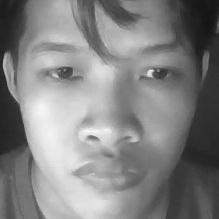
#> input picture PhanMemDiemDanh/DiemDanh/dataset/User.123456.13.jpg, 219 x 219 px, given in place of the camera
$ python train_face.py
#> lines starting #> are read from the running program, lines starting #| are printed output that depends on the picture; after the words box and inside, x2 and y2 are one past the last pixel; in counts of white or black regions, pixels touching at a corner belong together
import cv2
import os
import numpy as np
from PIL import Image

# ==============================
# 1. Cấu hình
# ==============================
student_id = 5   # Đổi ID cho bạn (VD: 5)
student_name = "TestUser"  # Tên của bạn
dataset_path = "dataset"
trainer_path = "trainer"
face_cascade_path = "home/haarcascade/haarcascade_frontalface_default.xml"

# ==============================
# 2. Thu thập dữ liệu
# ==============================
def collect_faces():
    # Dùng CAP_DSHOW để tránh lỗi grab frame trên Windows
    cam = cv2.VideoCapture(0, cv2.CAP_DSHOW)
    face_cascade = cv2.CascadeClassifier(face_cascade_path)

    if not os.path.exists(dataset_path):
        os.makedirs(dataset_path)

    print("📸 Đang chụp ảnh khuôn mặt. Nhìn vào camera...")
    count = 0
    while True:
        ret, img = cam.read()
#> img is the input picture: shape (219, 219, 3); min 20, max 250, mean 130.7
        if not ret:
            print("❌ Không lấy được frame từ camera")
            break

        gray = cv2.cvtColor(img, cv2.COLOR_BGR2GRAY)
        faces = face_cascade.detectMultiScale(gray, 1.3, 5)
#> faces = [[8, 16, 196, 196]]

        for (x, y, w, h) in faces:
            count += 1
            cv2.imwrite(f"{dataset_path}/User.{student_id}.{count}.jpg", gray[y:y+h, x:x+w])
            cv2.rectangle(img, (x,y), (x+w,y+h), (255,0,0), 2)
#> this loop made 1 pass
#> (x, y, w, h, count) on pass 1: (8, 16, 196, 196, 1)
#> pass 1, in collect_faces, `cv2.imwrite(f"{dataset_path}/User.{student_id}.{count}.jpg", gray[y:y+..`:
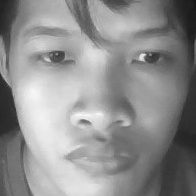
#> saved as User.5.1.jpg: shape (196, 196); min 22, max 250, mean 142.8
#> after the loop:
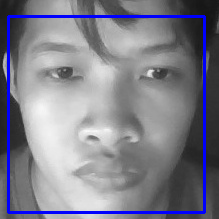
#> img: shape (219, 219, 3); 4.9% of pixels changed, all inside (x1, y1, x2, y2) = (7, 15, 206, 214)
#> after the loop, count = 1

        cv2.imshow('Collecting Faces', img)

        k = cv2.waitKey(100) & 0xff
#> (key Esc is pressed here)
        if k == 27:   # ESC để thoát
            break
        elif count >= 50:
            break

    print(f"✅ Hoàn tất thu thập {count} ảnh")
#| ✅ Hoàn tất thu thập 1 ảnh
    cam.release()
    cv2.destroyAllWindows()


# ==============================
# 3. Huấn luyện / Cập nhật dữ liệu
# ==============================
def train_or_update_faces():
    recognizer = cv2.face.LBPHFaceRecognizer_create()
    detector = cv2.CascadeClassifier(face_cascade_path)

    def get_images_and_labels(path):
#> called with path = 'dataset'
        imagePaths = [os.path.join(path, f) for f in os.listdir(path)]
        faceSamples = []
        ids = []
        for imagePath in imagePaths:
            PIL_img = Image.open(imagePath).convert('L')
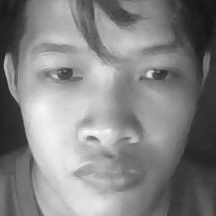
#> input picture PhanMemDiemDanh/DiemDanh/dataset/User.123456.1.jpg, 216 x 216 px
#> PIL_img is the input picture: PIL image 216x216 L; min 20, max 249, mean 131.9
            img_numpy = np.array(PIL_img, 'uint8')
            id = int(os.path.split(imagePath)[-1].split(".")[1])
            faces = detector.detectMultiScale(img_numpy)
#> faces = [[16, 17, 88, 88], [11, 10, 195, 195]]
            for (x, y, w, h) in faces:
                faceSamples.append(img_numpy[y:y+h, x:x+w])
                ids.append(id)
#> this loop made 2 passes
#> after the loop, faceSamples = 2 items; ids = [123456, 123456]
        return faceSamples, ids

    print("⚙️ Đang huấn luyện/cập nhật dữ liệu...")
    faces, ids = get_images_and_labels(dataset_path)

    if not os.path.exists(trainer_path):
        os.makedirs(trainer_path)

    trainer_file = f"{trainer_path}/trainer.yml"

    if os.path.exists(trainer_file):
        # Đọc dữ liệu cũ và update
        recognizer.read(trainer_file)
        recognizer.update(faces, np.array(ids))
        print("🔄 Đã cập nhật thêm khuôn mặt mới")
    else:
        # Huấn luyện mới hoàn toàn
        recognizer.train(faces, np.array(ids))
        print("🆕 Huấn luyện model lần đầu")

    recognizer.write(trainer_file)
    print(f"✅ Lưu trainer vào {trainer_file}")


# ==============================
# 4. Chạy chương trình
# ==============================
if __name__ == "__main__":
    collect_faces()
    train_or_update_faces()
    print("🎉 Sẵn sàng nhận diện!")
